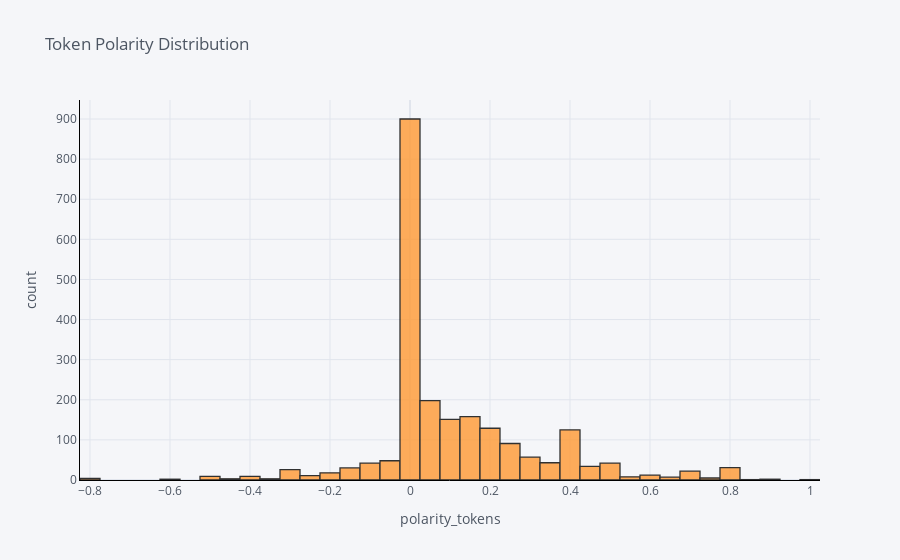

Notebook source saved alongside this figure:
### Code cell
df = pd.read_csv("./../artifacts/agriculture-ie-clean.csv")
text = df['clean_text']

#positive tokens

#postive word tokens sample

print('Random positive word tokens: \n')
cl = df.loc[df.polarity_tokens >0.5, ['clean_text']].sample(7).values
for c in cl:
    print(c[0])

df['polarity_tokens'].iplot(
    kind='hist',
    bins=50,
    xTitle='polarity_tokens',
    linecolor='black',
    yTitle='count',
    title='Token Polarity Distribution')

### Figure 1 — Plotly figure (JSON) as saved in the notebook; plotly's stock layout.template omitted (floating-point values rounded to 4 significant figures; data arrays with more than 128 entries replaced by an {"elided": "..."} marker saying what was removed)
{"data": [{"histfunc": "count", "histnorm": "", "marker": {"color": "rgba(255, 153, 51, 1.0)", "line": {"color": "#000000", "width": 1.3}}, "name": "polarity_tokens", "nbinsx": 50, "opacity": 0.8, "orientation": "v", "type": "histogram", "x": {"elided": "2222 float values"}}], "layout": {"barmode": "overlay", "legend": {"bgcolor": "#F5F6F9", "font": {"color": "#4D5663"}}, "paper_bgcolor": "#F5F6F9", "plot_bgcolor": "#F5F6F9", "title": {"font": {"color": "#4D5663"}, "text": "Token Polarity Distribution"}, "xaxis": {"gridcolor": "#E1E5ED", "linecolor": "black", "showgrid": true, "tickfont": {"color": "#4D5663"}, "title": {"font": {"color": "#4D5663"}, "text": "polarity_tokens"}, "zerolinecolor": "#E1E5ED"}, "yaxis": {"gridcolor": "#E1E5ED", "linecolor": "black", "showgrid": true, "tickfont": {"color": "#4D5663"}, "title": {"font": {"color": "#4D5663"}, "text": "count"}, "zerolinecolor": "#E1E5ED"}}}
